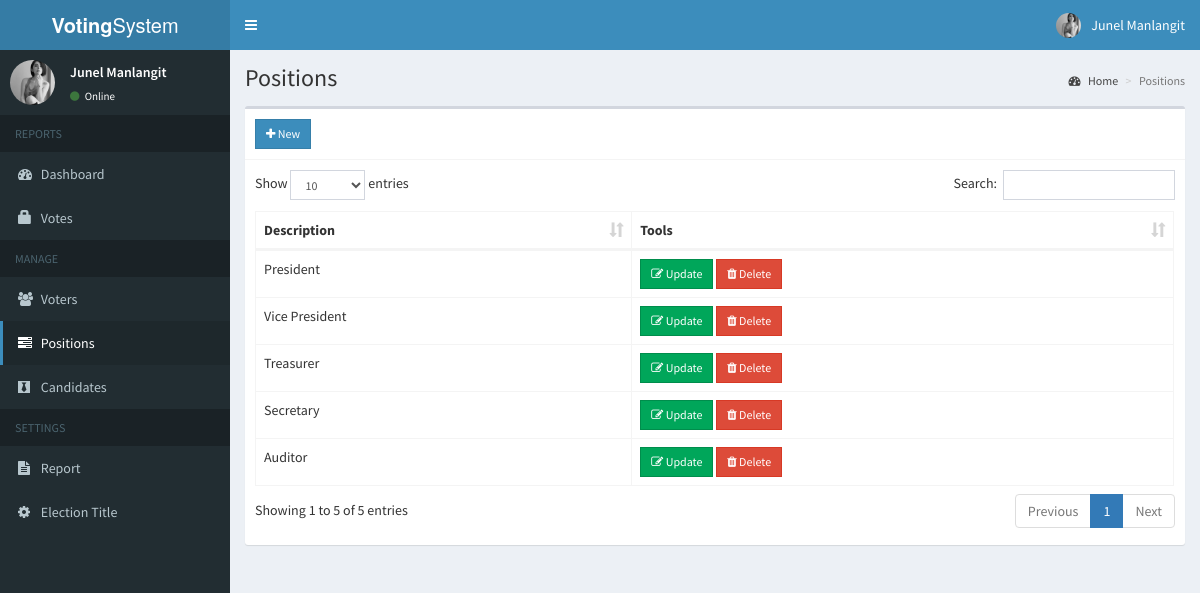
Page /admin/positions.php (signed in) on the committed database.
### tables this page shows
CREATE TABLE `positions` (
  `id` int(11) NOT NULL,
  `description` varchar(50) NOT NULL,
  `max_vote` int(11) NOT NULL,
  `priority` int(11) NOT NULL
);

### admin/includes/session.php (called while the page is built, shortened)
<?php
	include 'includes/conn.php';
	$sql = "SELECT * FROM admin WHERE id = '".$_SESSION['admin']."'";
	$query = $conn->query($sql);
	$user = $query->fetch_assoc();
?>

### admin/positions.php (the view, shortened to what this page needs)
<?php include 'includes/session.php'; ?>
<?php include 'includes/header.php'; ?>
<body class="hold-transition skin-blue sidebar-mini">
<div class="wrapper">
  <?php include 'includes/navbar.php'; ?>
  <?php include 'includes/menubar.php'; ?>
  <div class="content-wrapper">
    <section class="content-header">
      <h1>
        Positions
      </h1>
      <ol class="breadcrumb">
        <li><a href="#"><i class="fa fa-dashboard"></i> Home</a></li>
        <li class="active">Positions</li>
      </ol>
    </section>
    <section class="content">
      <div class="row">
        <div class="col-xs-12">
          <div class="box">
            <div class="box-header with-border">
              <a href="#addnew" data-toggle="modal" class="btn btn-primary btn-sm btn-flat"><i class="fa fa-plus"></i> New</a>
            </div>
            <div class="box-body">
              <table id="example1" class="table table-bordered">
                <thead>
                  <th>Description</th>
                  <th>Tools</th>
                </thead>
                <tbody>
                  <?php
                    $sql = "SELECT * FROM positions ORDER BY priority ASC";
                    $query = $conn->query($sql);
                    while($row = $query->fetch_assoc()){
                      echo "
                        <tr>
                          <td class='hidden'></td>
                          <td>".$row['description']."</td>
                          <td>
                            <button class='btn btn-success btn-sm edit btn-flat' data-id='".$row['id']."'><i class='fa fa-edit'></i> Update</button>
                            <button class='btn btn-danger btn-sm delete btn-flat' data-id='".$row['id']."'><i class='fa fa-trash'></i> Delete</button>
                          </td>
                        </tr>
                      ";
                    }
                  ?>
                </tbody>
              </table>
            </div>
          </div>
        </div>
      </div>
    </section>
  </div>
</div>
</body>
</html>

### admin/includes/navbar.php (shortened to what this page needs)
<header class="main-header">
  <a href="#" class="logo">
    <span class="logo-lg"><b>Voting</b>System</span>
  </a>
  <nav class="navbar navbar-static-top">
    <a href="#" class="sidebar-toggle" data-toggle="push-menu" role="button">
    </a>
    <div class="navbar-custom-menu">
      <ul class="nav navbar-nav">
        <li class="dropdown user user-menu">
          <a href="#" class="dropdown-toggle" data-toggle="dropdown">
            <img src="<?php echo (!empty($user['photo'])) ? '../images/'.$user['photo'] : '../images/profile.jpg'; ?>" class="user-image" alt="User Image">
            <span class="hidden-xs"><?php echo $user['firstname'].' '.$user['lastname']; ?></span>
          </a>
        </li>
      </ul>
    </div>
  </nav>
</header>

### admin/includes/menubar.php (shortened to what this page needs)
<aside class="main-sidebar">
  <section class="sidebar">
    <div class="user-panel">
      <div class="pull-left image">
        <img src="<?php echo (!empty($user['photo'])) ? '../images/'.$user['photo'] : '../images/profile.jpg'; ?>" class="img-circle" alt="User Image">
      </div>
      <div class="pull-left info">
        <p><?php echo $user['firstname'].' '.$user['lastname']; ?></p>
        <a><i class="fa fa-circle text-success"></i> Online</a>
      </div>
    </div>
    <ul class="sidebar-menu" data-widget="tree">
      <li class="header">REPORTS</li>
      <li class=""><a href="home.php"><i class="fa fa-dashboard"></i> <span>Dashboard</span></a></li>
      <li class=""><a href="votes.php"><span class="glyphicon glyphicon-lock"></span> <span>Votes</span></a></li>
      <li class="header">MANAGE</li>
      <li class=""><a href="voters.php"><i class="fa fa-users"></i> <span>Voters</span></a></li>
      <li class=""><a href="positions.php"><i class="fa fa-tasks"></i> <span>Positions</span></a></li>
      <li class=""><a href="candidates.php"><i class="fa fa-black-tie"></i> <span>Candidates</span></a></li>
      <li class="header">SETTINGS</li>
      <li class=""><a href="ballot.php"><i class="fa fa-file-text"></i> <span>Report</span></a></li>
      <li class=""><a href="#config" data-toggle="modal"><i class="fa fa-cog"></i> <span>Election Title</span></a></li>
    </ul>
  </section>
</aside>

### rows in the picture
positions: description "President"
positions: description "Vice President"
positions: description "Treasurer"
positions: description "Secretary"
positions: description "Auditor"

### other values in the picture
$user['firstname'] "Junel"
$user['lastname'] "Manlangit"
